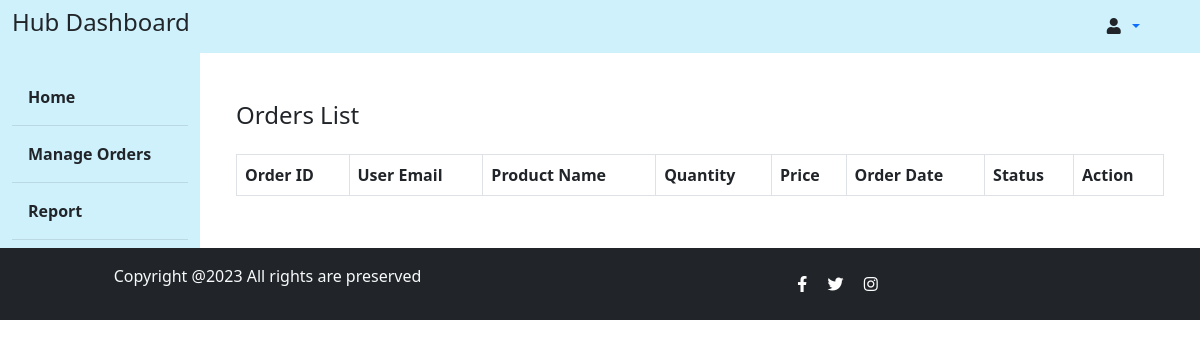
/hub_orders/, run on an earlier commit of the app's database.
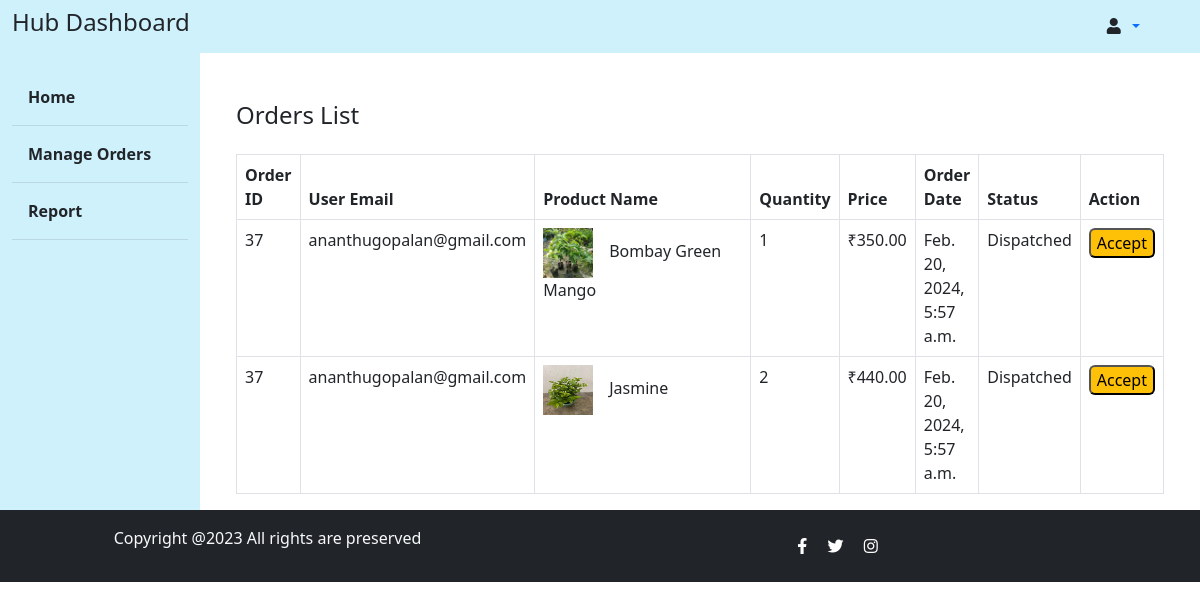
And on a later commit of the database.
### agriselect/models.py (models this page shows, shortened)
class Order(models.Model):
    class PaymentStatusChoices(models.TextChoices):
        PENDING = 'pending', 'Pending'
        SUCCESSFUL = 'successful', 'Successful'
        FAILED = 'failed', 'Failed'
    class OrderStatusChoices(models.TextChoices):
        REQUESTED = 'Requested', 'Requested'
        DISPATCHED = 'Dispatched', 'Dispatched'
        DELIVERED = 'Delivered', 'Delivered'
    user = models.ForeignKey(CustomUser, on_delete=models.CASCADE)
    cart_items = models.ManyToManyField('CartItem')  # Assuming the CartItem model has a reference to Product
    total_price = models.DecimalField(max_digits=10, decimal_places=2)
    order_date_only = models.DateField(default=timezone.now)
    order_date = models.DateTimeField(auto_now_add=True)
    razorpay_order_id = models.CharField(max_length=255, default=None)
    payment_status = models.CharField(
        max_length=20, choices=PaymentStatusChoices.choices, default=PaymentStatusChoices.PENDING)
    order_status = models.CharField(
        max_length=20, choices=OrderStatusChoices.choices, default=OrderStatusChoices.REQUESTED)
    accepted_by_store = models.BooleanField(default=False)

class CartItem(models.Model):
    class StatusChoices(models.TextChoices):
        ACTIVE = 'active', 'Active'
        CLEARED = 'cleared', 'Cleared'
        ORDERED = 'ordered', 'Ordered'
    user = models.ForeignKey(CustomUser, on_delete=models.CASCADE)
    product = models.ForeignKey(Product, on_delete=models.CASCADE)
    quantity = models.PositiveIntegerField(default=1)
    total_price = models.DecimalField(max_digits=10, decimal_places=2, default=0, null=True)
    status = models.CharField(
        max_length=10,null=True, choices=StatusChoices.choices, default=StatusChoices.ACTIVE
    )
    dispatched = models.BooleanField(default=False)
    accepted_by_store = models.BooleanField(default=False)

class Product(models.Model):
    class StatusChoices(models.TextChoices):
        IN_STOCK = 'in_stock', 'In Stock'
        DEACTIVATED = 'deactivated', 'Deactivated'
        OUT_OF_STOCK = 'out_of_stock', 'Out of Stock'
    class SeasonChoices(models.TextChoices):
        SPRING = 'spring', 'Spring'
        SUMMER = 'summer', 'Summer'
        AUTUMN = 'autumn', 'Autumn'
        WINTER = 'winter', 'Winter'
        MONSOON = 'monsoon', 'Monsoon'
    seller = models.ForeignKey(CustomUser, on_delete=models.CASCADE, default=None)
    product_name = models.CharField(max_length=100)
    description = models.TextField()
    stock = models.PositiveIntegerField(default=0)
    price = models.DecimalField(max_digits=10, decimal_places=2, default=0)
    product_category = models.CharField(max_length=100)
    product_subcategory = models.CharField(max_length=100)
    product_image = models.ImageField(upload_to='product_images/')
    average_rating = models.FloatField(default=0.0)
    status = models.CharField(
        max_length=20, choices=StatusChoices.choices, default=StatusChoices.IN_STOCK
    )
    season = models.ManyToManyField(
        'Season', related_name='products', blank=True
    )

### userapp/models.py (models this page shows, shortened)
class CustomUser(AbstractUser):
    username = None
    USERNAME_FIELD  = 'email'
    first_name = models.CharField(max_length=100, default='')
    last_name   = models.CharField(max_length=100, default='')
    email = models.EmailField(unique=True)
    password = models.CharField(max_length=128,null=True)
    is_customer = models.BooleanField(default=False)
    is_seller = models.BooleanField(default=False)
    hub_status = models.BooleanField(default=False)
    pan_number = models.CharField(max_length=25, null=True)
    REQUIRED_FIELDS = []

### agriselect/views.py (the view, shortened to what this page needs)
# urls.py: path('hub_orders/', views.hub_orders, name='hub_orders'),
def hub_orders(request):
    orders = Order.objects.filter(cart_items__dispatched=True).distinct()
    context = {'orders': orders}
    return render(request, 'hub_orders.html', context)

### template/hub_orders.html (shortened to what the changed rows need)
{% load static %}
<!DOCTYPE html>
<html lang="en">
<head>
    <link href="https://cdn.jsdelivr.net/npm/bootstrap@5.3.0-alpha1/dist/css/bootstrap.min.css" rel="stylesheet">
    <link rel="stylesheet" href="https://cdnjs.cloudflare.com/ajax/libs/font-awesome/5.15.3/css/all.min.css">
</head>
<body>
    <div class="container-fluid">
        <div class="row">
            <main class="col-md-9 ms-sm-auto col-lg-10 px-md-4">
                <div class="container mt-5">
                    <table class="table table-bordered mt-4">
                        <thead>
                            <tr>
                                <th>Order ID</th>
                                <th>User Email</th>
                                <th>Product Name</th>
                                <th>Quantity</th>
                                <th>Price</th>
                                <th>Order Date</th>
                                <th>Status</th>
                                <th>Action</th>
                            </tr>
                        </thead>
                        <tbody>
                            {% for order in orders %}
                                {% for cart_item in order.cart_items.all %}
                                    {% if cart_item.dispatched %}
                                        <tr>
                                            <td>{{ order.id }}</td>
                                            <td>{{ order.user.email }}</td>
                                            <td style="width: 25%"><img class="me-3" src="{{ cart_item.product.product_image.url }}" alt="{{ cart_item.product.product_name }}" width="50" height="50">{{ cart_item.product.product_name }}</td>
                                            <td>{{ cart_item.quantity }}</td>
                                            <td>₹{{ cart_item.total_price }}</td>
                                            <td>{{ order.order_date }}</td>
                                            <td>
                                                {% if cart_item.dispatched %}
                                                    Dispatched
                                                {% else %}
                                                    Requested
                                                {% endif %}
                                            </td>
                                            <td>
                                                <form method="post" action="{% url 'hub_orders' %}">
                                                    {% if cart_item.accepted_by_store %}
                                                        <button type="submit" class="bg-success rounded" disabled><i class="fas fa-check"></i></button>
                                                    {% else %}
                                                        <button type="submit" class="bg-warning rounded" onclick="return confirm('Are you sure you want to accept this order?')">Accept</button>
                                                    {% endif %}
                                                </form>
                                            </td>
                                        </tr>
                                    {% endif %}
                                {% endfor %}
                            {% endfor %}
                        </tbody>
                    </table>
                </div>
            </main>
        </div>
    </div>
    </body>
</html>

What changed in the data, as far as the page shows it:
now on this page (row edited): Order: id "37", user.email "ananthugopalan@gmail.com", order_date "Feb. 20, 2024, 5:57 a.m."
now on this page (row edited): CartItem: product.product_image (picture), product.product_name "Bombay Green Mango", quantity "1", total_price "350.00", dispatched "Dispatched", accepted_by_store "Accept"
now on this page (row edited): CartItem: product.product_image (picture), product.product_name "Jasmine", quantity "2", total_price "440.00", dispatched "Dispatched", accepted_by_store "Accept"
